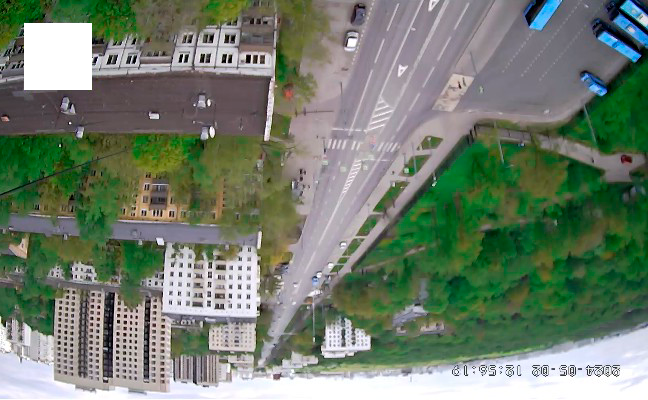
#> input picture Practice tasks/-Python-Practice-18/screen_camera.png, 648 x 400 px
$ python 2.py
#> lines starting #> are read from the running program, lines starting #| are printed output that depends on the picture
from PIL import Image

img = Image.open("screen_camera.png")
#> img is the input picture: PIL image 648x400 RGB; mean R, G, B 113, 126.2, 109.8
img = img.rotate(180)
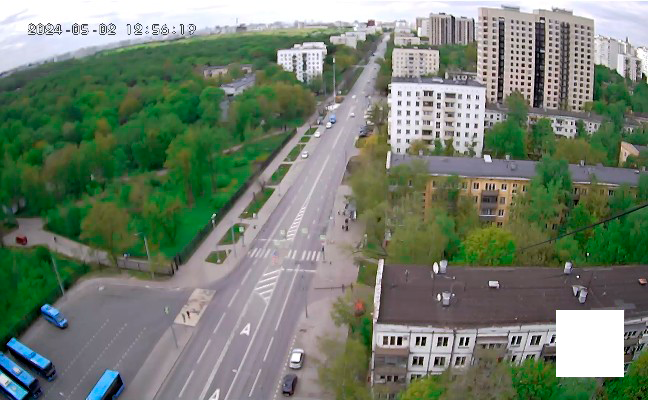
#> img: PIL image 648x400 RGB; mean R, G, B 113, 126.2, 109.8
img.save("screen_camera.png")
